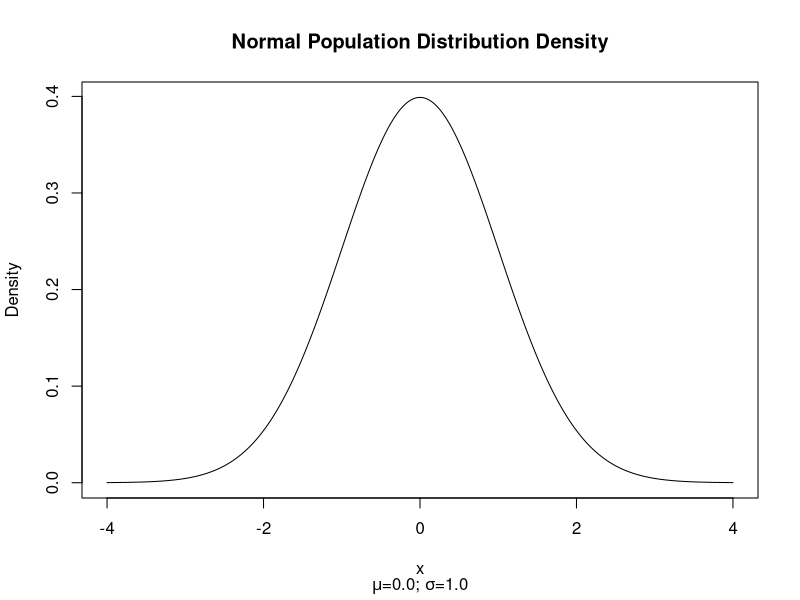
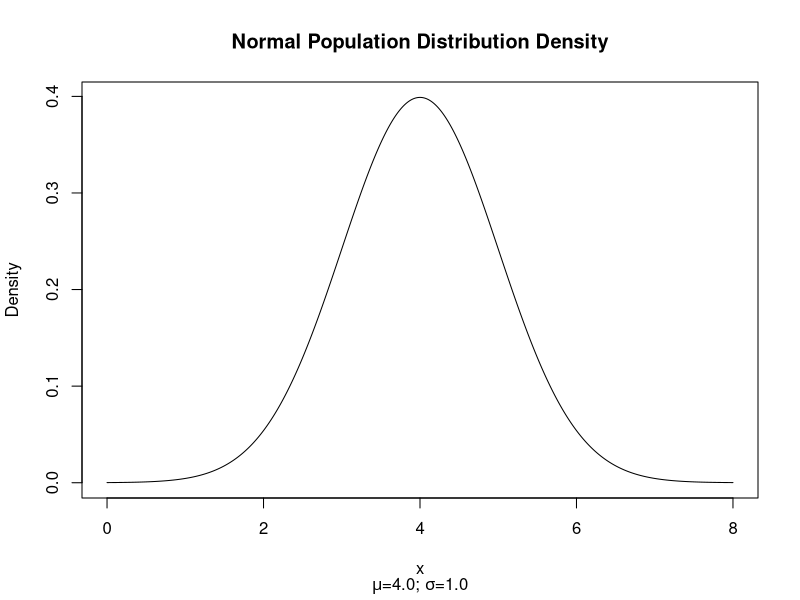
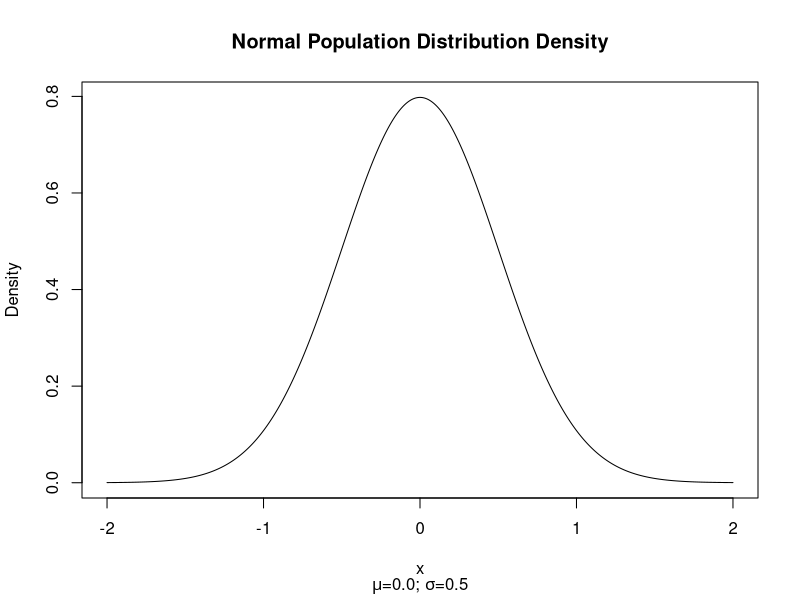
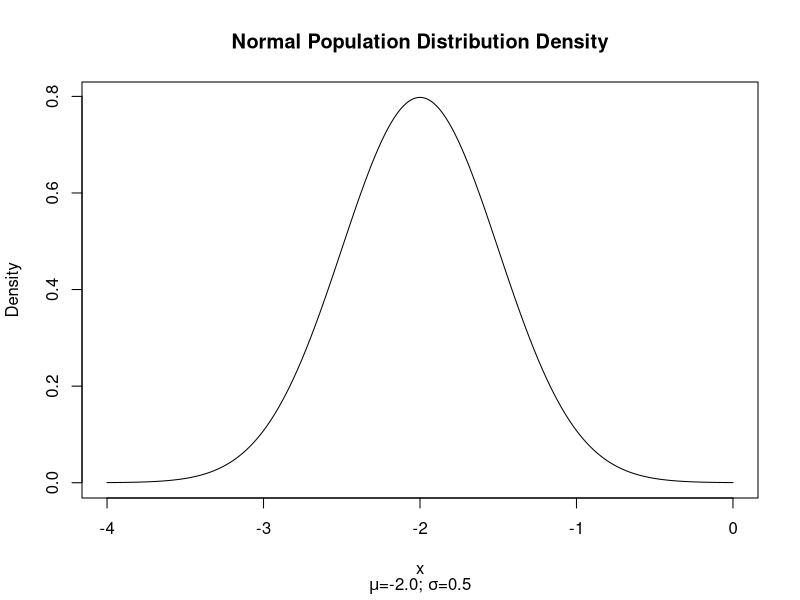
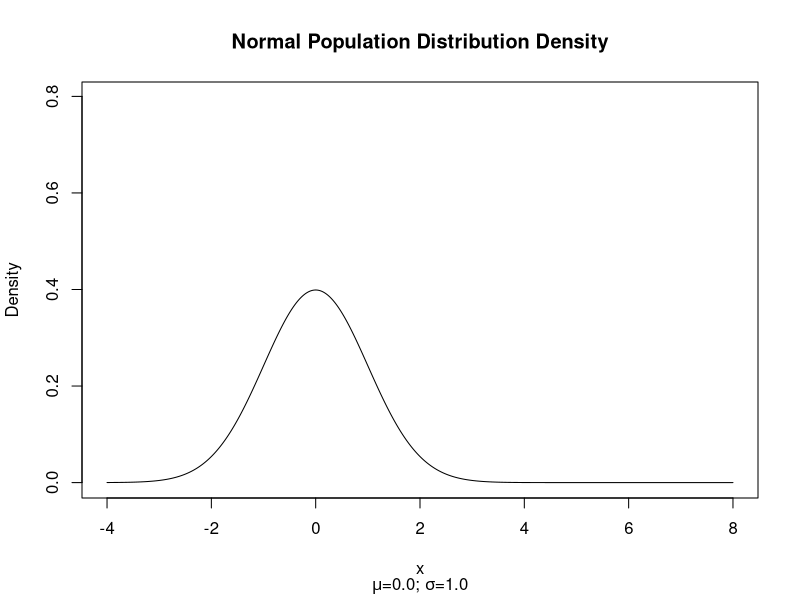
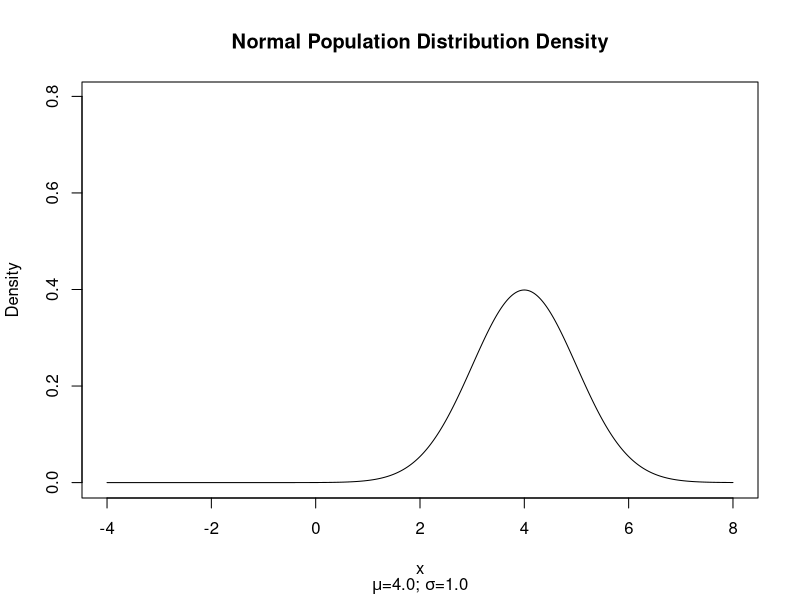
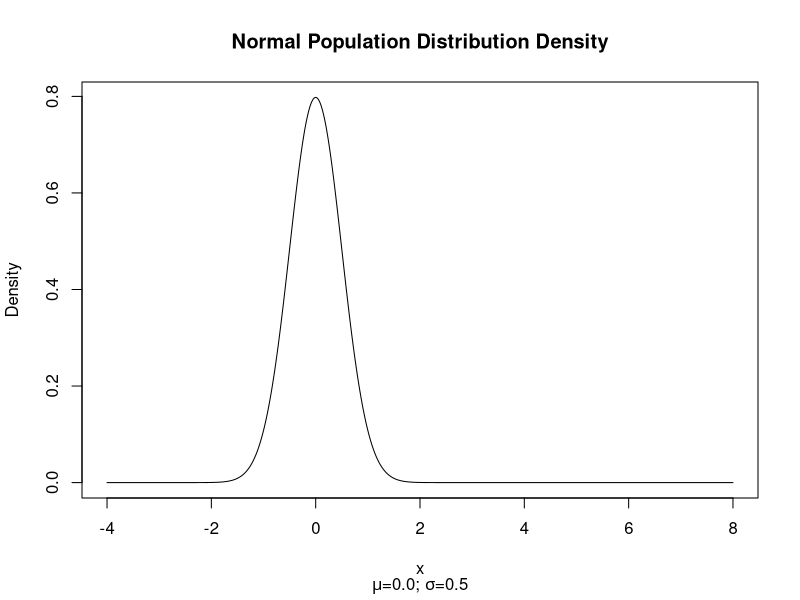
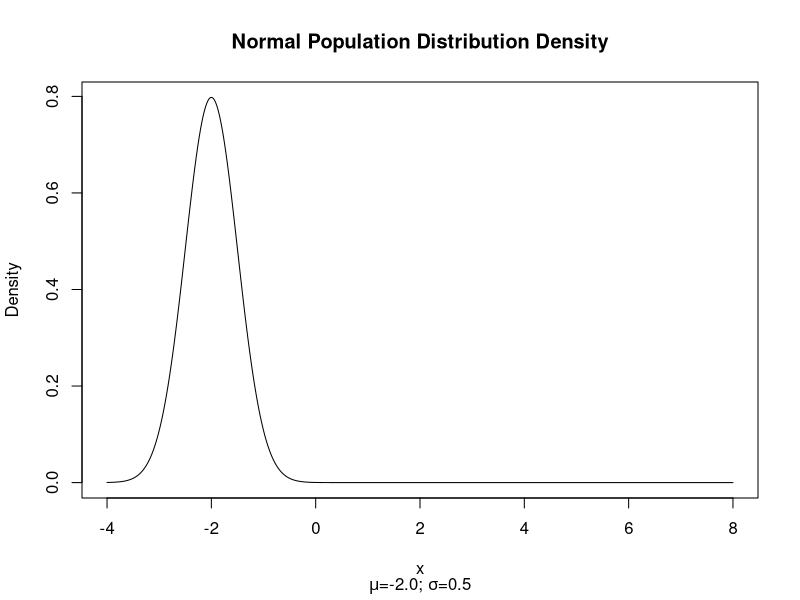

Reproduce these figures in R, in order.
# Normal Plot Assignment for MVIZ5104
# Generate plots for normal distributions with given parameters
# Created by: Jacob Joseph
# Due: 9/16/2014
#
# Based on Rcmdr example:
# .x <- seq(6.709, 13.291, length.out=1000)
# plotDistr(.x, dnorm(.x, mean=10, sd=1), cdf=FALSE, xlab="x", ylab="Density",
#           main=paste("Normal Distribution:  Mean=10, Standard deviation=1"))
# remove(.x)
# -----------------------------------------


# Assignment data in (mu, sigma) pairs
summaryDataParameters <- data.frame(c(0.0, 4.0, 0.0, -2.0),
                                    c(1.0, 1.0, 0.5, 0.5),
                                    c("red", "blue", "darkgreen", "magenta"),
                                    c(2,2,2,2),
                                    c(1,2,3,4))

names(summaryDataParameters) <- c("Mean", "StdDev", "col", "lwd", "lty")


CreateLegendLabels <- function(summaryDataParameters) {
  .labels <- c()
  for (row in 1:nrow(summaryDataParameters)) {
    .labels <- c(.labels, paste("mean=", format(summaryDataParameters[row,][1,1], nsmall=1),
                                "; sd=", format(summaryDataParameters[row,][1,2], nsmall=1)))
#    append(.labels, row)
#    print(.labels)
#    append(.labels, bquote(paste(mu, "=", .(summaryDataParameters[row,][1,1]),
#                                 "; ", sigma, "=", .(summaryDataParameters[row,][1,2]))))
  }

return(.labels)
}

PlotNormalDistributionDensity <- function(.x, .xd, .mu, .sigma, .xlim, .ylim, row,
                                          plotTogether = FALSE, .col = "black",
                                          .lwd = 1, .lty = 1) {
  if (plotTogether) {
    if (row == 1) {
      # For the first value pair, plot a graph
      plot(.x, .xd, type="l",
           xlab="x",
           ylab="Density",
           main=paste("Normal Population Distribution Densities"),
           xlim=.xlim,
           ylim=.ylim,
           col=.col,
           lwd=.lwd,
           lty=.lty)
    } else {
      # For subsequent value pairs, plot a line
      lines(.x, .xd, col=.col, lwd=.lwd, lty=.lty)
    }
  } else {
    # For each value pair, plot graph
    plot(.x, .xd, type="l",
         xlab="x",
         ylab="Density",
         main=paste("Normal Population Distribution Density"),
         sub=bquote(paste(mu, "=", .(format(.mu,nsmall=1)), "; ", sigma, "=", .(format(.sigma,nsmall=1)))),
         xlim=.xlim,
         ylim=.ylim)
  }
}

CalculateDistributionAxesLimits <- function(summaryDataParameters) {
  # Calculate low and high values for axes
  xLow <- min(summaryDataParameters$Mean - summaryDataParameters$StdDev * 4)
  xHigh <- max(summaryDataParameters$Mean + summaryDataParameters$StdDev * 4)

  for (row in 1:nrow(summaryDataParameters)) {
    .mu <- summaryDataParameters[row,][1,1]
    .sigma <- summaryDataParameters[row,][1,2]

    # Generate sequence of values between -4 and 4 standard deviations from mean
    .x <- seq(xLow, xHigh, length.out=1000)
    
    # Generate normalized distribution
    .xd <- dnorm(.x, .mu, .sigma)

    if (row > 1) {
      if (min(.xd) < yLow) {
        yLow <- min(.xd)
      }
      if (max(.xd) > yHigh) {
        yHigh <- max(.xd)
      }
    } else {
      yLow <- min(.xd)
      yHigh <- max(.xd)
    }
  }

  return(c(xLow, xHigh, yLow, yHigh))
}

PlotDistributions <- function(summaryDataParameters, sameScale = FALSE, plotTogether = FALSE) {
  if (sameScale || plotTogether) {
    axesLimits <- CalculateDistributionAxesLimits(summaryDataParameters)
    .xlim <- c(axesLimits[1], axesLimits[2])
    .ylim <- c(axesLimits[3], axesLimits[4])
  }

  # Iterate through (mu, sigma) value pairs
  for (row in 1:nrow(summaryDataParameters)) {
    .mu <- summaryDataParameters[row,][1,1]
    .sigma <- summaryDataParameters[row,][1,2]
    
    if (!sameScale && !plotTogether) {
      .xlim <- c(.mu - .sigma * 4.0, .mu + .sigma * 4.0)
    }

    # For each value pair, generate sequence of values between -4 and 4 standard deviations from mean
    .x <- seq(.xlim[1], .xlim[2], length.out=1000)

    # For each value, generate normalized distribution
    .xd <- dnorm(.x, .mu, .sigma)

    if (!sameScale && !plotTogether) {
      .ylim <- c(min(.xd), max(.xd))
    }

    if (plotTogether) {
      .col <- summaryDataParameters[row,][1,3]
      .lwd <- summaryDataParameters[row,][1,4]
      .lty <- summaryDataParameters[row,][1,5]
      
      PlotNormalDistributionDensity(.x, .xd, .mu, .sigma, .xlim, .ylim, row,
                                    plotTogether, .col, .lwd, .lty)
    } else {
      PlotNormalDistributionDensity(.x, .xd, .mu, .sigma, .xlim, .ylim, row)
    }
  }

  if (plotTogether) {
    # Add Legend
    .labels = CreateLegendLabels(summaryDataParameters)
    legend("topright", inset=.05, title="Distributions",
           legend=.labels,
           col=summaryDataParameters$col,
           lwd=summaryDataParameters$lwd,
           lty=summaryDataParameters$lty)
  }
}

PlotDistributions(summaryDataParameters)
PlotDistributions(summaryDataParameters, sameScale=TRUE)
PlotDistributions(summaryDataParameters, plotTogether=TRUE)


# Clean up
remove(summaryDataParameters)
